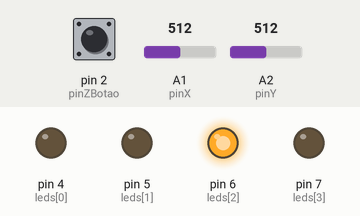
Recording of a sketch running on a simulated Arduino Uno, built with avr-gcc and run on an emulated ATmega328P. On the bench: output pins drawn as LEDs (lit = HIGH). Dashed ring = blinking. Inputs (shaded band) come from the test bench; at power-on: A1 (pinX) = 512, pin 2 (pinZBotao) HIGH, A2 (pinY) = 512. What the sketch prints to the serial monitor is not drawn.

Above: at 1.2 s.
1.3 s: A1 (pinX) set to 0
At 3.4 s:
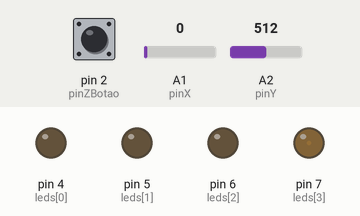
3.8 s: pin 2 (pinZBotao) pulled LOW for 2.2 s
At 4.5 s:
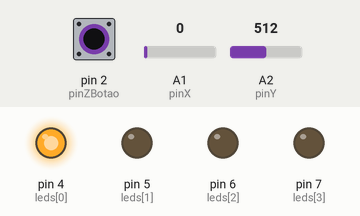
7.5 s: A1 (pinX) set to 122
At 7.68 s:
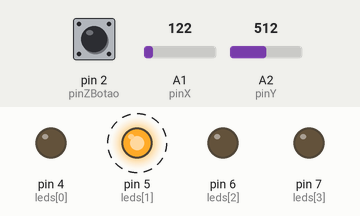
Timing chart, 0 to 17.0 s (numbered marks = the images above; inputs shaded):
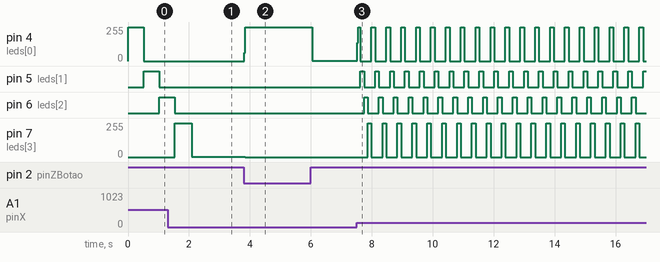

Measured:
- after the input at 1.3 s, pin 4 (leds[0]): stays 0/255 (without the input it goes to 255/255 after 0.75 s); pin 5 (leds[1]): stays LOW (without the input it goes to HIGH after 1.3 s); pin 6 (leds[2]): goes on until 1.5 s, then stays LOW
- after the input at 3.8 s, pin 4 (leds[0]): 0/255 → 255/255 at once, → 2/255 2.2 s later; pin 7 (leds[3]): 3/255 → 0/255 after 0.05 s
- after the input at 7.5 s, pin 4 (leds[0]): 2/255 → 136/255 at once, then moves between 0/255 and 255/255, repeating every 0.98 s; pin 5 (leds[1]): alternates HIGH for 0.12 s and LOW for 0.37 s, starting after 0.12 s

The sketch:

joy2.ino
```cpp
#define pinX A1
#define pinY A2
#define pinZBotao 2

int leds [4] = {4,5,6,7};

int xRef, yRef;

void setup() {
 Serial.begin(57600);
  pinMode(pinZBotao, INPUT_PULLUP);

   for(int i=0; i<4;i++){
    pinMode(leds[i],OUTPUT);
  }

  xRef = analogRead(pinX);
  yRef = analogRead(pinY);

}

void loop() {

  int xVal = analogRead(pinX);
   Serial.print("x:");
   Serial.println(xVal);
  int zVal = !digitalRead(pinZBotao);
  for(int i =0 ;i<4 ; i++){
     digitalWrite(leds[i], 1);
     delay(xVal);
     if(zVal){
      break;
     }
     digitalWrite(leds[i], 0);
  }

  int yVal = analogRead(pinY) - yRef;


}
```
